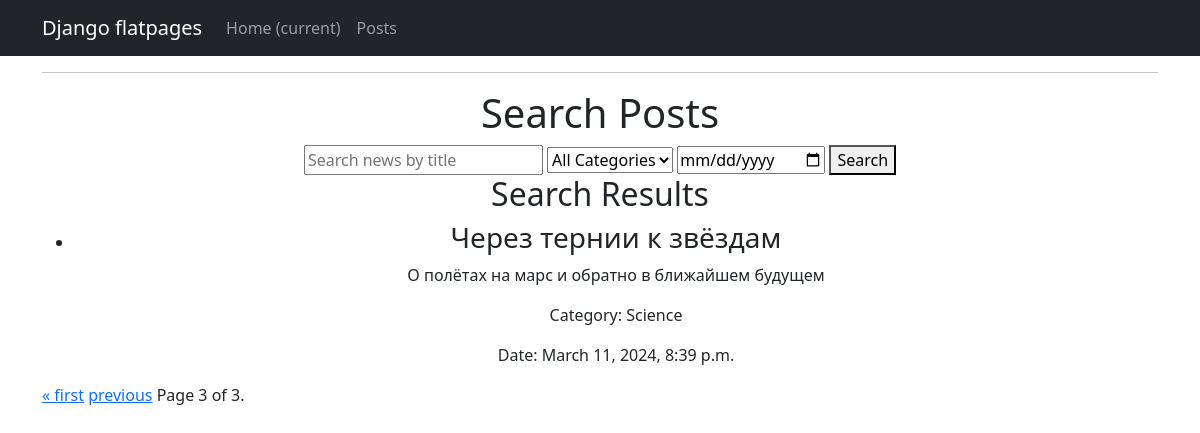
Before: /posts/search/?page=4 with the older database file.
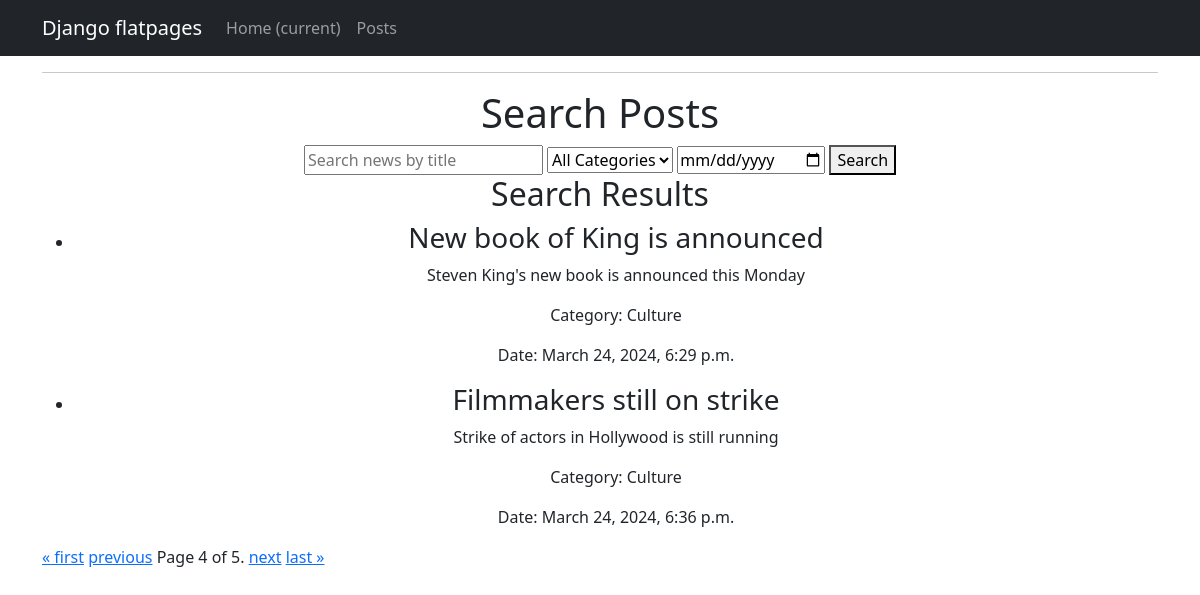
After: the same page with the newer database file.
### news/models.py (models this page shows, shortened)
class Post(models.Model):
    ARTICLE = 'article'
    NEWS = 'news'
    POST_CHOICES = [
        (ARTICLE, 'Article'),
        (NEWS, 'News'),
    ]
    author = models.ForeignKey(settings.AUTH_USER_MODEL, on_delete=models.CASCADE, default=1)
    post_type = models.CharField(max_length=7, choices=POST_CHOICES)
    created_at = models.DateTimeField(auto_now_add=True)
    categories = models.ManyToManyField(Category, through='PostCategory')
    title = models.CharField(max_length=200)
    text = models.TextField()
    rating = models.IntegerField(default=0)

class Category(models.Model):
    name = models.CharField(max_length=100, unique=True)

### news/views.py (the view)
# urls.py: path('search/', search_news, name='search_news'),
def search_news(request):
    query = request.GET.get('q')
    category = request.GET.get('category')
    date = request.GET.get('date')
    paginate_by = 2
    search_results = Post.objects.all()
    categories = Category.objects.all()
    if query:
        search_results = search_results.filter(Q(title__icontains=query) | Q(text__icontains=query))
    if category:
        search_results = search_results.filter(categories__name=category)
    if date:
        search_results = search_results.filter(created_at__gte=date)
    paginator = Paginator(search_results, paginate_by)
    page = request.GET.get('page')
    try:
        search_results = paginator.page(page)
    except PageNotAnInteger:
        search_results = paginator.page(1)
    except EmptyPage:
        search_results = paginator.page(paginator.num_pages)
    context = {
        'query': query,
        'category_id': category,
        'categories': categories,
        'date': date,
        'search_results': search_results
    }
    return render(request, 'search_news.html', context)

### news/templatetags/custom_filters.py (called while the page is built)
@register.filter
def censor(text):
    if not isinstance(text, str):
        raise ValueError("The censor filter can only be applied to strings.")
    bad_words = ['редиска']  #  слова для цензора
    for word in bad_words:
        pattern = re.compile(r'\b' + re.escape(word) + r'\b', re.IGNORECASE)
        text = pattern.sub(word[0] + '*' * (len(word) - 1), text)
    return text

### templates/search_news.html (shortened to what this page needs)
{% extends 'flatpages/default.html' %}
{% load custom_filters %}
{% load custom_tags %}
{% block content %}
    <h1>Search Posts</h1>
<form method="GET" action="{% url 'search_news' %}">
        <input type="text" name="q" placeholder="Search news by title" value="{{ request.GET.q }}">
        <select name="category">
            <option value="">All Categories</option>
        </select>
        <input type="date" name="date" placeholder="Search news by date" value="{{ request.GET.date }}">
        <button type="submit">Search</button>
    </form>
    {% if search_results %}
        <h2>Search Results</h2>
        <ul>
            {% for post in search_results %}
                <li>
                    <h3>{{ post.title|censor }}</h3>
                    <p>{{ post.text|censor }}</p>
                    <p>Category:
                            {% for category in post.categories.all %}
                                {{ category.name }}{% if not forloop.last %}, {% endif %}
                            {% endfor %}
                    </p>
                    <p>Date: {{ post.created_at }}</p>
                </li>
            {% endfor %}
        </ul>
    <div class="pagination">
        <span class="step-links">
            {% if search_results.has_previous %}
                <a href="?page=1">&laquo; first</a>
                <a href="?page={{ search_results.previous_page_number }}">previous</a>
            {% endif %}
            <span class="current">
                Page {{ search_results.number }} of {{ search_results.paginator.num_pages }}.
            </span>
            {% if search_results.has_next %}
                <a href="?page={{ search_results.next_page_number }}">next</a>
                <a href="?page={{ search_results.paginator.num_pages }}">last &raquo;</a>
            {% endif %}
        </span>
    </div>
{% else %}
    <p>No results found.</p>
    {% endif %}
{% endblock %}

Changed rows visible on the page:
no longer on this page (row unchanged): Post: title|censor "Через тернии к звёздам", text|censor "О полётах на марс и обратно в ближайшем будущем", created_at "March 11, 2024, 8:39 p.m."
no longer on this page (row unchanged): Category: name "Science", shown under "Через тернии к звёздам"
added Post: title|censor "New book of King is announced", text|censor "Steven King's new book is announced this Monday", created_at "March 24, 2024, 6:29 p.m."
now on this page (row unchanged): Category: name "Culture"
added Post: title|censor "Filmmakers still on strike", text|censor "Strike of actors in Hollywood is still running", created_at "March 24, 2024, 6:36 p.m."
Other visible differences:
{{ search_results.number }}: "3" → "4"
{{ search_results.paginator.num_pages }}: "3" → "5"
text now shown: "next last »"
